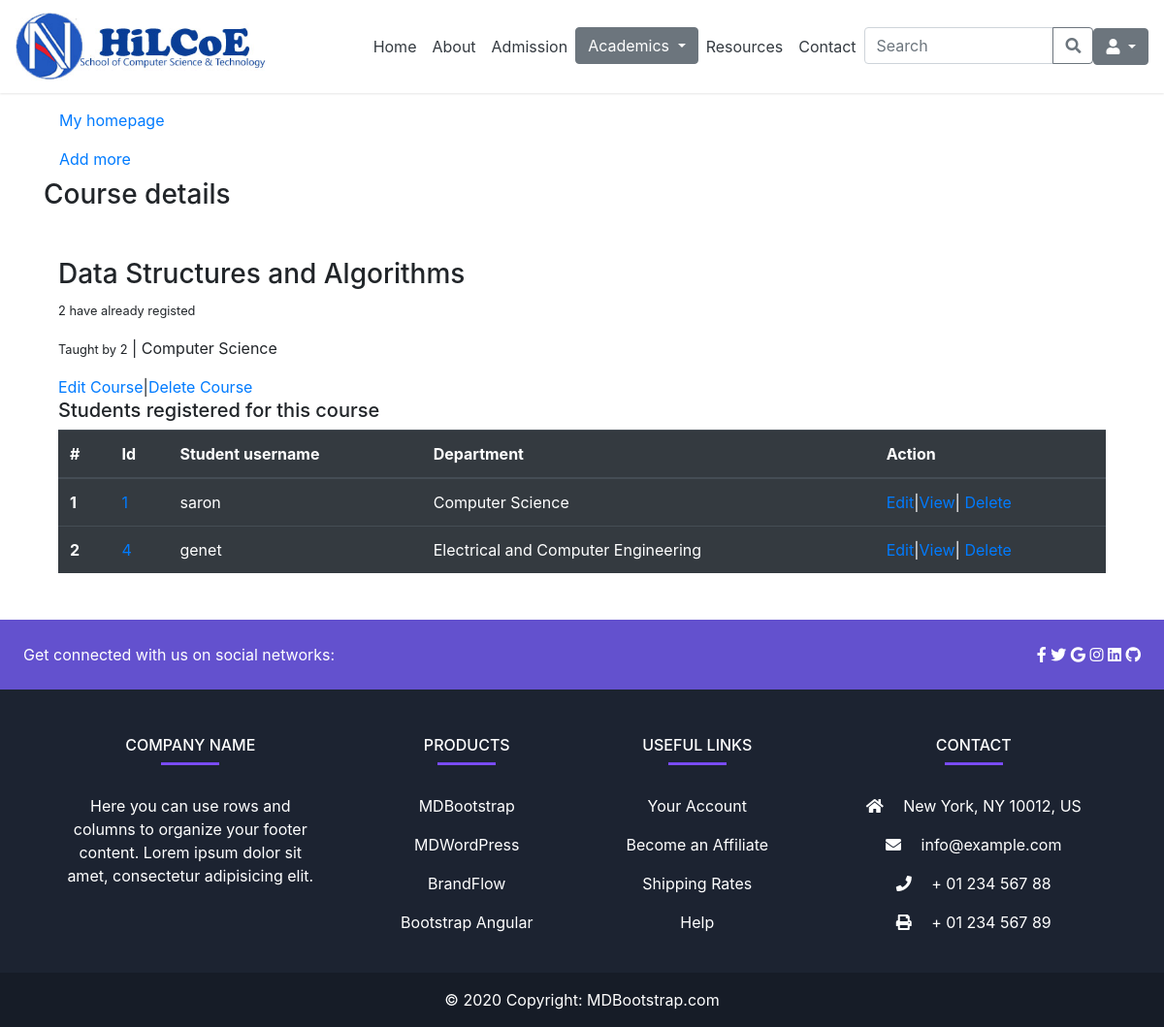
The page /admin_app/course_detail/2/ on the database its author committed.
### admin_app/models.py (models this page shows, shortened)
class Course(models.Model):
    name = models.CharField(max_length=100)
    teachers = models.ManyToManyField(UserProfile, related_name="courses_taught", null=True, blank=True)
    students = models.ManyToManyField(UserProfile, related_name="courses_registered", null=True, blank=True)
    department = models.ForeignKey(Department, on_delete=models.CASCADE)
    stream = models.ForeignKey(Stream, on_delete=models.CASCADE, null=True, blank=True)
    program = models.ForeignKey(Program, on_delete=models.CASCADE, null=True, blank=True)
    academic_year = models.CharField(max_length=20, choices=year, default='first')
    semester = models.CharField(max_length=20, choices=semester, default='first')

class Department(models.Model):
  name = models.CharField(max_length=50, null=True, blank=True)
  department_head = models.CharField(max_length=50, null=True, blank=True)
  def __str__(self):
        return self.name if self.name else "Unnamed Stream"

class UserProfile(models.Model):
    user = models.OneToOneField(User, on_delete=models.CASCADE)
    bio = models.TextField(default='Enter your bio briefly')
    role = models.CharField(max_length=20, choices=roles, default='student')
    department = models.ForeignKey(Department, on_delete=models.CASCADE, null=True, blank=True)
    academic_year = models.CharField(max_length=20, choices=year, null=True, blank=True)
    semester = models.CharField(max_length=20, choices=semester, null=True, blank=True)
    title = models.CharField(max_length=20, choices=title_choices, null=True, blank=True)
    stream = models.ForeignKey(Stream, on_delete=models.CASCADE, null=True, blank=True)
    program = models.ForeignKey(Program, on_delete=models.CASCADE, null=True, blank=True)

### admin_app/views.py (the view)
# urls.py: path('course_detail/<int:course_id>/', views.course_detail, name='course-detail'),
def course_detail(request, course_id):
    course = Course.objects.get(pk=course_id)
    students_registered = course.students.all()
    number_of_students_registered = students_registered.count()
    teachers_taught = course.teachers.all()
    number_of_teachers_registered = teachers_taught.count()
    department = course.department
    context = {
      'number_of_students_registered': number_of_students_registered,
      'number_of_teachers_registered': number_of_teachers_registered,
      'students_registered': students_registered,
      'teachers_taught': number_of_teachers_registered,
      'department': department,
      'course': course
   }
    return render(request, 'admin_app/course/course_detail.html', context)

### templates/admin_app/course/course_detail.html (shortened to what this page needs)
{% extends 'base.html' %}
{% block content %}
<div class="container my-5">
    <a class="nav-link text-black" href="{% if user.is_superuser or user.is_staff %}
            {% url 'admin-dashboard' %}
            {% else %}
                {% url 'cs-bsc' %}
            {% endif %}">My homepage
    </a>
    <a class="nav-link text-black" href="{% url 'course-list' %}"> Add more </a>
    <h3>Course details</h3>
    <div class="container my-5">
        <h3>{{ course.name }} </h3>
        <p> <small>{{ number_of_students_registered }} have already registed</small></p>
        <p><small>Taught by {{ number_of_teachers_registered }}</small> | {{ department.name }} </p>
        <a href="{% url 'course-edit' course_id=course.pk %}">Edit Course</a>|<a href="{% url 'course-delete' course_id=course.pk %}">Delete Course</a>
        <h5>Students registered for this course</h5>
        <table class="table table-dark">
          <thead>
            <tr>
              <th scope="col">#</th>
              <th scope="col">Id</th>
              <th scope="col">Student username </th>
              <th scope="col">Department</th>
              <th scope="col">Action</th>
            </tr>
          </thead>
          <tbody>
            {% for student in course.students.all %}
            <tr>
              <th scope="row">{{ forloop.counter }}</th>
              <td><a href="{% url 'student-detail' student_id=student.pk %}">{{ student.pk }}</a></td>
              <td>{{ student.user.username }}</td>
              <td>{{ student.department }}</td>
              <td><a href="{% url 'student-edit' student_id=student.pk %}">Edit</a>|<a href="{% url 'student-detail' student_id=student.pk %}">View</a>|
                <a href="{% url 'student-delete' student_id=student.pk %}">Delete</a></td>
            </tr>
            {% endfor %}
          </tbody>
        </table>
    </div>
</div>
{% endblock %}

### rows shown on the page
Course: name "Data Structures and Algorithms"
Department: name "Computer Science"
UserProfile: pk "1", user.username "saron", department "Computer Science"
UserProfile: pk "4", user.username "genet", department "Electrical and Computer Engineering"

### other values the page prints
{{ number_of_students_registered }} "2"
{{ number_of_teachers_registered }} "2"
